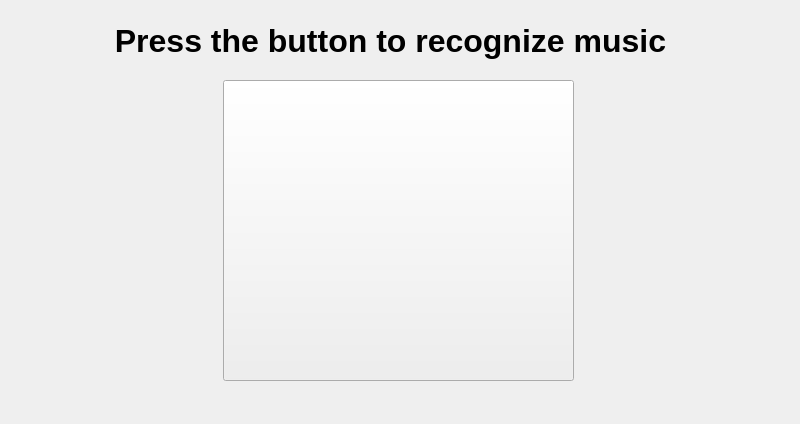
<?xml version="1.0" encoding="UTF-8"?>
<ui version="4.0">
 <class>MainWindow</class>
 <widget class="QMainWindow" name="MainWindow">
  <property name="geometry">
   <rect>
    <x>0</x>
    <y>0</y>
    <width>800</width>
    <height>424</height>
   </rect>
  </property>
  <property name="windowTitle">
   <string>EchoPrint</string>
  </property>
  <property name="windowIcon">
   <iconset resource="../qechoprint.qrc">
    <normaloff>:/images/microphone.png</normaloff>:/images/microphone.png</iconset>
  </property>
  <widget class="QWidget" name="centralWidget">
   <widget class="QPushButton" name="recordButton">
    <property name="geometry">
     <rect>
      <x>223</x>
      <y>80</y>
      <width>351</width>
      <height>301</height>
     </rect>
    </property>
    <property name="text">
     <string/>
    </property>
    <property name="icon">
     <iconset resource="../qechoprint.qrc">
      <normaloff>:/images/microphone.png</normaloff>:/images/microphone.png</iconset>
    </property>
    <property name="iconSize">
     <size>
      <width>256</width>
      <height>256</height>
     </size>
    </property>
    <property name="checkable">
     <bool>true</bool>
    </property>
    <property name="flat">
     <bool>false</bool>
    </property>
   </widget>
   <widget class="QLabel" name="label">
    <property name="geometry">
     <rect>
      <x>20</x>
      <y>10</y>
      <width>741</width>
      <height>61</height>
     </rect>
    </property>
    <property name="sizePolicy">
     <sizepolicy hsizetype="Preferred" vsizetype="MinimumExpanding">
      <horstretch>0</horstretch>
      <verstretch>0</verstretch>
     </sizepolicy>
    </property>
    <property name="font">
     <font>
      <pointsize>24</pointsize>
      <weight>75</weight>
      <bold>true</bold>
     </font>
    </property>
    <property name="text">
     <string>Press the button to recognize music</string>
    </property>
    <property name="alignment">
     <set>Qt::AlignCenter</set>
    </property>
   </widget>
   <widget class="QPushButton" name="pushButton">
    <property name="geometry">
     <rect>
      <x>590</x>
      <y>310</y>
      <width>211</width>
      <height>91</height>
     </rect>
    </property>
    <property name="text">
     <string/>
    </property>
    <property name="icon">
     <iconset resource="../qechoprint.qrc">
      <normaloff>:/images/echonest.png</normaloff>:/images/echonest.png</iconset>
    </property>
    <property name="iconSize">
     <size>
      <width>192</width>
      <height>192</height>
     </size>
    </property>
    <property name="flat">
     <bool>true</bool>
    </property>
   </widget>
  </widget>
  <widget class="QMenuBar" name="menuBar">
   <property name="geometry">
    <rect>
     <x>0</x>
     <y>0</y>
     <width>800</width>
     <height>26</height>
    </rect>
   </property>
  </widget>
 </widget>
 <layoutdefault spacing="6" margin="11"/>
 <resources>
  <include location="../qechoprint.qrc"/>
 </resources>
 <connections/>
</ui>
